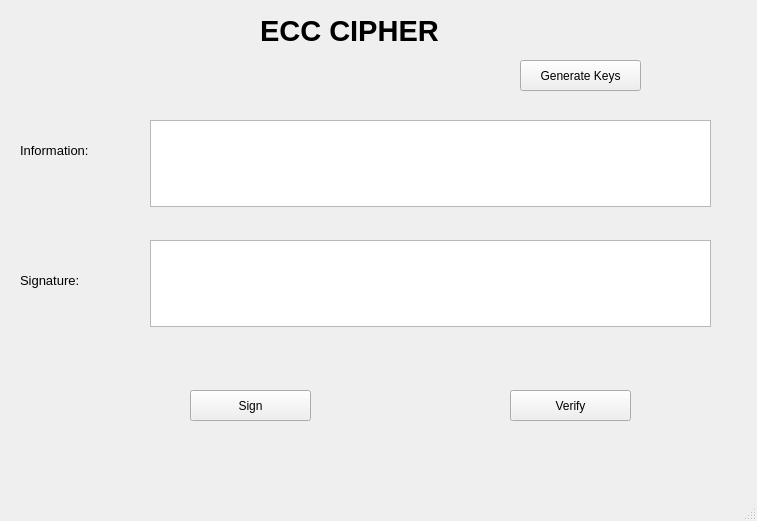
<?xml version="1.0" encoding="UTF-8"?>
<ui version="4.0">
 <class>MainWindow</class>
 <widget class="QMainWindow" name="MainWindow">
  <property name="geometry">
   <rect>
    <x>0</x>
    <y>0</y>
    <width>757</width>
    <height>521</height>
   </rect>
  </property>
  <property name="windowTitle">
   <string>MainWindow</string>
  </property>
  <widget class="QWidget" name="centralwidget">
   <widget class="QLabel" name="label">
    <property name="geometry">
     <rect>
      <x>260</x>
      <y>0</y>
      <width>231</width>
      <height>61</height>
     </rect>
    </property>
    <property name="font">
     <font>
      <pointsize>22</pointsize>
      <weight>75</weight>
      <bold>true</bold>
     </font>
    </property>
    <property name="text">
     <string>ECC CIPHER</string>
    </property>
   </widget>
   <widget class="QLabel" name="label_2">
    <property name="geometry">
     <rect>
      <x>20</x>
      <y>140</y>
      <width>101</width>
      <height>20</height>
     </rect>
    </property>
    <property name="font">
     <font>
      <pointsize>10</pointsize>
     </font>
    </property>
    <property name="text">
     <string>Information:</string>
    </property>
   </widget>
   <widget class="QLabel" name="label_3">
    <property name="geometry">
     <rect>
      <x>20</x>
      <y>270</y>
      <width>101</width>
      <height>20</height>
     </rect>
    </property>
    <property name="font">
     <font>
      <pointsize>10</pointsize>
     </font>
    </property>
    <property name="text">
     <string>Signature:</string>
    </property>
   </widget>
   <widget class="QPlainTextEdit" name="txtInfor">
    <property name="geometry">
     <rect>
      <x>150</x>
      <y>120</y>
      <width>561</width>
      <height>87</height>
     </rect>
    </property>
   </widget>
   <widget class="QPlainTextEdit" name="txtSign">
    <property name="geometry">
     <rect>
      <x>150</x>
      <y>240</y>
      <width>561</width>
      <height>87</height>
     </rect>
    </property>
   </widget>
   <widget class="QPushButton" name="pushButton">
    <property name="geometry">
     <rect>
      <x>520</x>
      <y>60</y>
      <width>121</width>
      <height>31</height>
     </rect>
    </property>
    <property name="text">
     <string>Generate Keys</string>
    </property>
   </widget>
   <widget class="QPushButton" name="btnSign">
    <property name="geometry">
     <rect>
      <x>190</x>
      <y>390</y>
      <width>121</width>
      <height>31</height>
     </rect>
    </property>
    <property name="text">
     <string>Sign</string>
    </property>
   </widget>
   <widget class="QPushButton" name="btnVeri">
    <property name="geometry">
     <rect>
      <x>510</x>
      <y>390</y>
      <width>121</width>
      <height>31</height>
     </rect>
    </property>
    <property name="text">
     <string>Verify</string>
    </property>
   </widget>
  </widget>
  <widget class="QMenuBar" name="menubar">
   <property name="geometry">
    <rect>
     <x>0</x>
     <y>0</y>
     <width>757</width>
     <height>26</height>
    </rect>
   </property>
  </widget>
  <widget class="QStatusBar" name="statusbar"/>
 </widget>
 <resources/>
 <connections/>
</ui>
